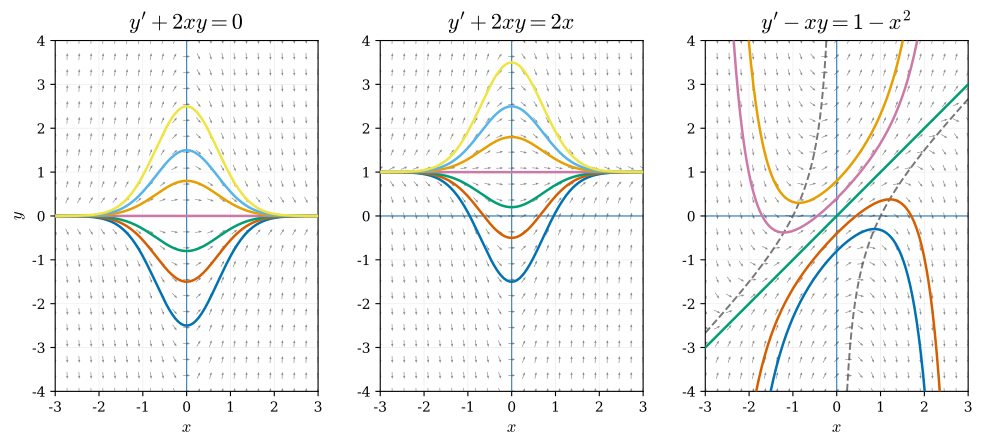

Reproduce this figure in Python.
import numpy as np
import matplotlib.pyplot as plt
from pathlib import Path

plt.rcParams.update({"font.family": "serif", "mathtext.fontset": "cm", "axes.unicode_minus": False})

colors = ["#0072B2", "#D55E00", "#009E73", "#CC79A7", "#E69F00", "#56B4E9", "#F0E442"]

x_min, x_max = -3, 3
y_min, y_max = -4, 4
density = 23

x = np.linspace(x_min, x_max, density)
y = np.linspace(y_min, y_max, density)
X, Y = np.meshgrid(x, y)

equations = [
    {
        "title": r"$y' + 2xy = 0$",
        "slope": lambda x, y: -2 * x * y,
        "solution": lambda x, C: C * np.exp(-x**2),
        "constants": [-2.5, -1.5, -0.8, 0, 0.8, 1.5, 2.5],
        "zero_slope": lambda x: np.zeros_like(x),
    },
    {
        "title": r"$y' + 2xy = 2x$",
        "slope": lambda x, y: 2 * x * (1 - y),
        "solution": lambda x, C: 1 + C * np.exp(-x**2),
        "constants": [-2.5, -1.5, -0.8, 0, 0.8, 1.5, 2.5],
        "zero_slope": lambda x: np.ones_like(x),
    },
    {
        "title": r"$y' - xy = 1-x^2$",
        "slope": lambda x, y: x * y + 1 - x**2,
        "solution": lambda x, C: x + C * np.exp(x**2 / 2),
        "constants": [-0.8, -0.4, 0, 0.4, 0.8],
        "zero_slope": lambda x: x - 1 / x,
    },
]

fig, axes = plt.subplots(1, 3, figsize=(12, 4.5))

for i, (ax, equation) in enumerate(zip(axes, equations)):
    ax.patch.set_alpha(0)

    # 坐标轴提前绘制，避免覆盖曲线
    ax.axhline(0, linewidth=0.8, zorder=0)
    ax.axvline(0, linewidth=0.8, zorder=0)

    # 绘制方向场
    slope = equation["slope"](X, Y)
    U = np.ones_like(slope)
    V = slope
    norm = np.sqrt(U**2 + V**2)
    U /= norm
    V /= norm

    arrow_length = 0.16
    U *= arrow_length
    V *= arrow_length

    ax.quiver(
        X, Y, U, V,
        angles="xy",
        scale_units="xy",
        scale=1,
        pivot="mid",
        color="black",
        alpha=0.45,
        width=0.0025,
        headwidth=3.5,
        headlength=4.5,
        zorder=1,
    )

    # 绘制解曲线
    x_solution = np.linspace(x_min, x_max, 4000)

    for color, C in zip(colors, equation["constants"]):
        y_solution = equation["solution"](x_solution, C)

        invalid = (
            ~np.isfinite(y_solution)
            | (y_solution < y_min)
            | (y_solution > y_max)
        )

        jump = np.zeros_like(y_solution, dtype=bool)
        jump[1:] = np.abs(np.diff(y_solution)) > 0.2
        invalid |= jump
        invalid[:-1] |= jump[1:]

        y_plot = y_solution.copy()
        y_plot[invalid] = np.nan

        ax.plot(
            x_solution,
            y_plot,
            color=color,
            linewidth=1.8,
            zorder=3,
        )

    # 绘制 y'=0 等斜线
    if i == 2:
        x_zero_left = np.linspace(x_min, -0.03, 2000)
        x_zero_right = np.linspace(0.03, x_max, 2000)

        y_zero_left = equation["zero_slope"](x_zero_left)
        y_zero_right = equation["zero_slope"](x_zero_right)

        invalid_left = (y_zero_left < y_min) | (y_zero_left > y_max)
        invalid_right = (y_zero_right < y_min) | (y_zero_right > y_max)

        y_zero_left[invalid_left] = np.nan
        y_zero_right[invalid_right] = np.nan

        ax.plot(
            x_zero_left,
            y_zero_left,
            color="#555555",
            linewidth=1.4,
            linestyle="--",
            alpha=0.8,
            zorder=2,
        )

        ax.plot(
            x_zero_right,
            y_zero_right,
            color="#555555",
            linewidth=1.4,
            linestyle="--",
            alpha=0.8,
            zorder=2,
        )
    else:
        y_zero = equation["zero_slope"](x_solution)

        invalid_zero = (
            ~np.isfinite(y_zero)
            | (y_zero < y_min)
            | (y_zero > y_max)
        )

        y_zero[invalid_zero] = np.nan

        ax.plot(
            x_solution,
            y_zero,
            color="#555555",
            linewidth=1.4,
            linestyle="--",
            alpha=0.8,
            zorder=2,
        )

    ax.set_xlim(x_min, x_max)
    ax.set_ylim(y_min, y_max)
    ax.set_aspect("equal", adjustable="box")

    ax.set_title(
        equation["title"],
        fontsize=16,
        pad=8,
    )

    ax.set_xlabel(r"$x$", fontsize=12)

    if i == 0:
        ax.set_ylabel(r"$y$", fontsize=12)
    else:
        ax.set_ylabel("")

    ax.grid(
        alpha=0.2,
        linewidth=0.6
    )

fig.subplots_adjust(
    left=0.06,
    right=0.99,
    bottom=0.12,
    top=0.90,
    wspace=-0.3,
)

output_path = Path(__file__).resolve().parent / "fig.pdf"

fig.savefig(
    output_path,
    format="pdf",
    bbox_inches="tight",
    transparent=True,
)

print(f"图片已保存至：{output_path}")
